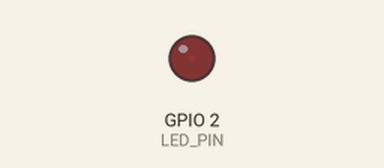
The program below on a simulated ESP32. On the bench: output pins drawn as LEDs (lit = HIGH). What the program prints to the serial monitor is not drawn.

Above: at 0.05 s.
At 1.15 s:
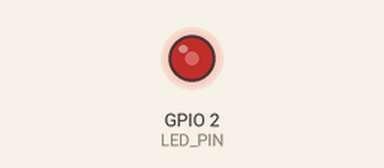
At 2.3 s:
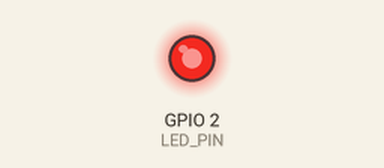
At 4.6 s:
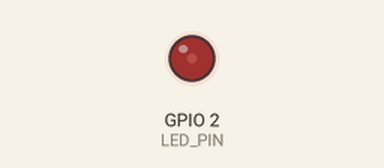
Timing chart, 0 to 6.7 s (numbered marks = the images above):
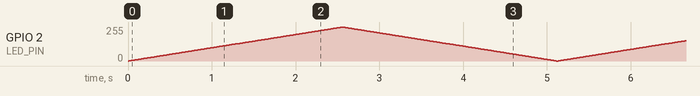

The program:

main.cpp
```cpp
//Tayyaba Noor
//24_NTU_CS_FL_1094
//Tayyaba Noor
//24_NTU_CS_FL_1094

#include <Arduino.h>

constexpr uint8_t LED_PIN = 2;
constexpr uint32_t PWM_FREQUENCY = 5000;
constexpr uint8_t PWM_RESOLUTION = 8;
constexpr uint16_t PWM_MAX_DUTY = 255;
constexpr uint8_t PWM_CHANNEL = 0;

void setup()
{
    Serial.begin(115200);

    // 2. Modified for older ESP32 Core compatibility
    ledcSetup(PWM_CHANNEL, PWM_FREQUENCY, PWM_RESOLUTION);
    ledcAttachPin(LED_PIN, PWM_CHANNEL);

    ledcWrite(PWM_CHANNEL, 0); // Use channel here, not the pin
    Serial.println("ESP32 PWM LED Fade Started");
}

void loop()
{
    for (int duty = 0; duty <= PWM_MAX_DUTY; duty++)
    {
        ledcWrite(PWM_CHANNEL, duty); // Use channel
        delay(10); // Reduced delay slightly so the fade isn't too slow (100ms * 255 = 25 seconds)
    }

    for (int duty = PWM_MAX_DUTY; duty >= 0; duty--)
    {
        ledcWrite(PWM_CHANNEL, duty); // Use channel
        delay(10);
    }
}
```
